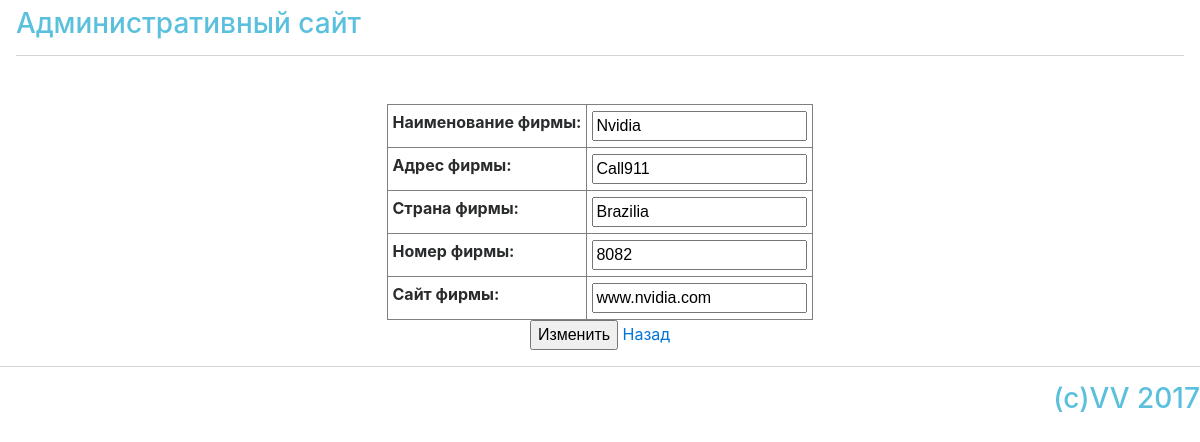
/edit_firm/2, run on the app's committed database.
### database/models.py (models this page shows, shortened)
class Firm(models.Model):
    firm_id = models.AutoField(primary_key=True)
    firm_name = models.CharField(max_length=50)
    firm_address = models.CharField(max_length=50)
    firm_country = models.CharField(max_length=30)
    firm_number = models.CharField(max_length=50)
    firm_site = models.CharField(max_length=50)
    class Meta:
        verbose_name = "Фирма"
        verbose_name_plural = "Фирмы"

### database/views.py (the view, shortened to what this page needs)
# urls.py: url(r"^edit_firm/(?P<id_firm>\d+)$", views.edit_firm, name="edit_firm"),
def edit_firm(request, id_firm):
    firm = Firm.objects.get(firm_id=id_firm)
    form = Firm_Form(instance=firm)
    return render(request, "firm/edit_firm.html", locals())

### database/forms.py
class Firm_Form(ModelForm):
    class Meta:
        model = Firm
        fields = [ "firm_name", "firm_address", "firm_country", "firm_number", "firm_site"]
        labels = {
            "firm_name": "Наименование фирмы",
            "firm_country": "Страна фирмы",
            "firm_number": "Номер фирмы",
            "firm_address": "Адрес фирмы",
            "firm_site": "Сайт фирмы"
        }

### templates/firm/edit_firm.html (shortened to what this page needs)
{% extends 'base.html' %}
{% block content %}
    <form action="" method="POST">
        <div align="center">
        <table border="1 solid black" cellpadding="5" cellspacing="0">
            {{ form.as_table }}
            </table>
            <input type="submit"  value="Изменить">
            <a href="{% url "firm" %}"> Назад</a>
        </div>
    </form>
{% endblock content %}

### data on the page
Firm: firm_name "Nvidia", firm_address "Call911", firm_country "Brazilia", firm_number "8082", firm_site "www.nvidia.com"
